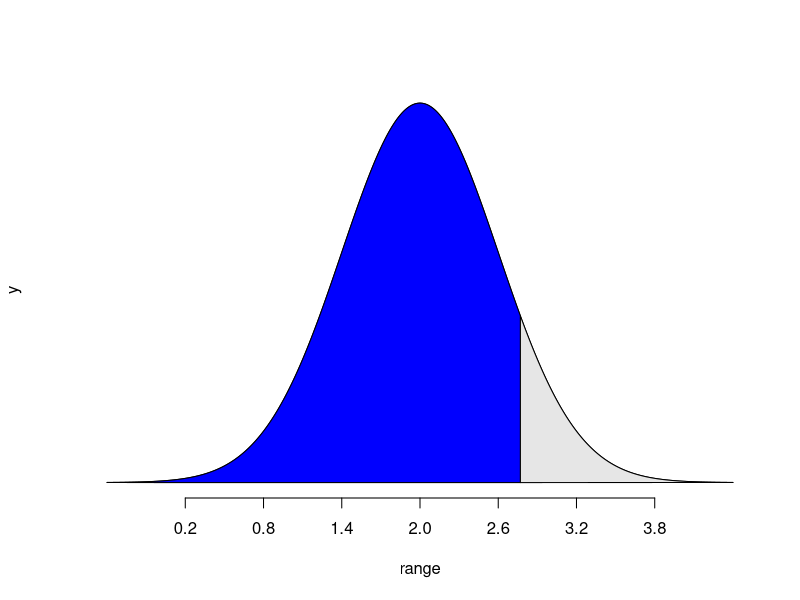

The R script that drew this image:
#normal distribution

mu = 2
sigma = 0.6
x = 2.77

#draw the normal distribution
range = seq(mu-4*sigma,mu+4*sigma,0.01)
y =dnorm(range, mu, sigma)
plot(range,y,main= ,type='l',ylim=c(0,max(y)+0.01),axes = FALSE)
axis(1,at = seq(mu-3*sigma,mu+3*sigma,sigma))

#add area to the left of x

cord.a = c(0,seq(min(range),x,0.01),x)
cord.b = c(0,dnorm(seq(min(range),x,0.01),mu,sigma),0)
polygon(cord.a, cord.b, col="blue")

#add area to the right of x

cord.c = c(x, seq(x,max(range),0.01),x)
cord.d = c(0,dnorm(seq(x,max(range),0.01),mu,sigma),0)
polygon(cord.c, cord.d, col = grey(0.90))


pnorm(x,mu,sigma)


1-pnorm(x,mu,sigma)
